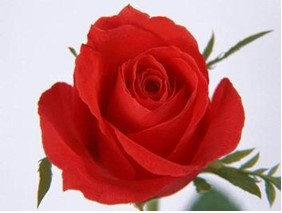
#> input picture four/flower3.jpg, 282 x 213 px
$ python leijizhifangtu.py
#> lines starting #> are read from the running program, lines starting #| are printed output that depends on the picture
# -*- coding: utf-8 -*-
"""
Created on Fri Dec 18 19:55:07 2020

@author: life
"""

import cv2
import numpy as np
from matplotlib import pyplot as plt

img = cv2.imread('flower3.jpg',0)
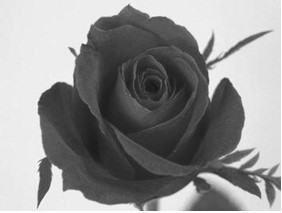
#> img: shape (213, 282); min 21, max 255, mean 145.3
#flatten() 将数组变成一维
hist,bins = np.histogram(img.flatten(),256,[0,256])
#> hist = 256 values, max 5523 at index 237, min 0 at index 0, mean 234.6; bins = 257 values from 0 to 256
# 计算累积分布图
cdf = hist.cumsum()
#> cdf = 256 values from 0 to 60066
cdf_normalized = cdf * hist.max()/cdf.max()
#> cdf_normalized = 256 values from 0 to 5523

plt.plot(cdf_normalized, color = 'b')
plt.hist(img.flatten(),256,[0,256], color = 'r')
plt.xlim([0,256])
plt.legend(('cdf','histogram'), loc = 'upper left')
plt.show()
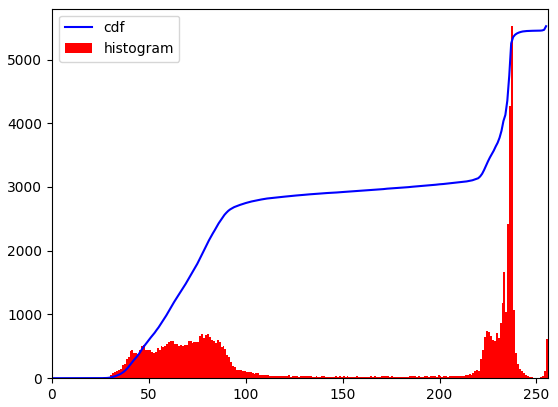
#> figure drawn by matplotlib, 1 panel; tallest bar 5523 high, from x = 237 to 238; curve peaks at x = 255, y = 5523

$ run again, with four/flower2.jpg copied over four/flower3.jpg
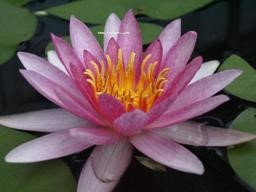
#> input picture four/flower2.jpg, 256 x 192 px
#> `img = cv2.imread('flower3.jpg',0)`:
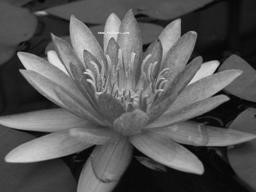
#> img: shape (192, 256); min 0, max 232, mean 87.1
#> hist = 256 values, max 969 at index 10, min 0 at index 233, mean 192; bins = 257 values from 0 to 256
#> cdf = 256 values from 13 to 49152
#> cdf_normalized = 256 values from 0.256 to 969
#> `plt.show()`:
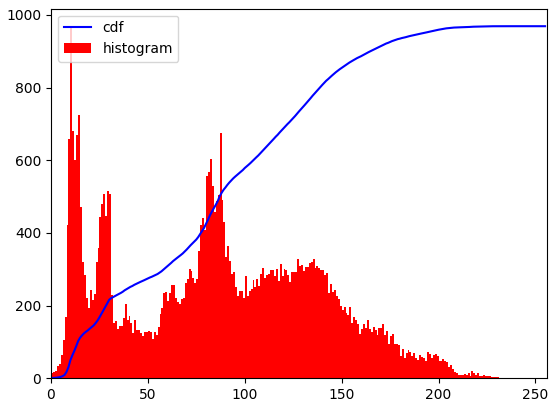
#> figure drawn by matplotlib, 1 panel; tallest bar 969 high, from x = 10 to 11; curve peaks at x = 232, y = 969
